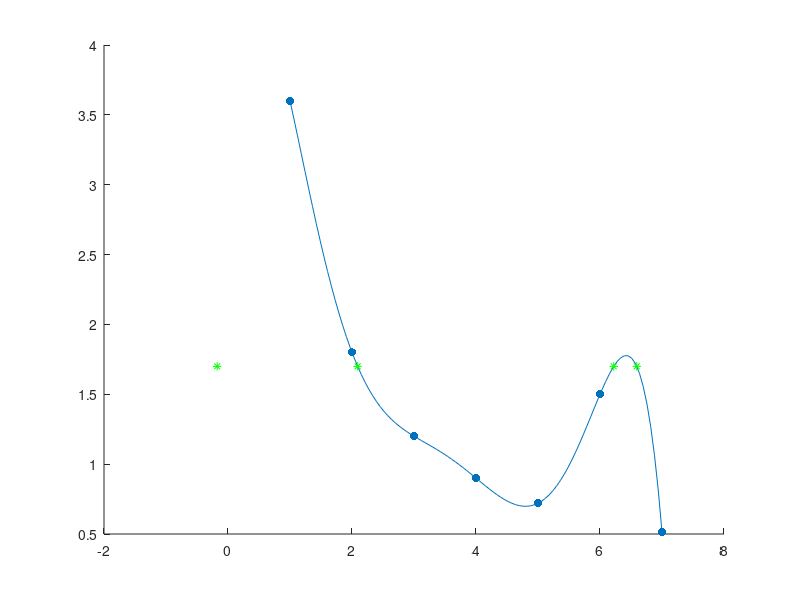

Reproduce this figure in MATLAB.
%{
Use any built-in Matlab functions to do inverse 
interpolation to estimate the value of x at which 
f(x) = 1.7.
%}
x = [1 2 3 4 5 6 7];
y = [3.6 1.8 1.2 0.9 0.72 1.5 0.51429];

a = polyfit(x, y, length(x) - 1);
xxx = linspace(min(x), max(x));
yyy = polyval(a, xxx);
hold on;
scatter(x,y,'filled');
plot(xxx, yyy);

root_find = a; root_find(end) = root_find(end) - (1.7); 
root_find = roots(root_find); root_find = root_find(imag(root_find)==0);

plot(root_find, polyval(a, root_find), '*g');